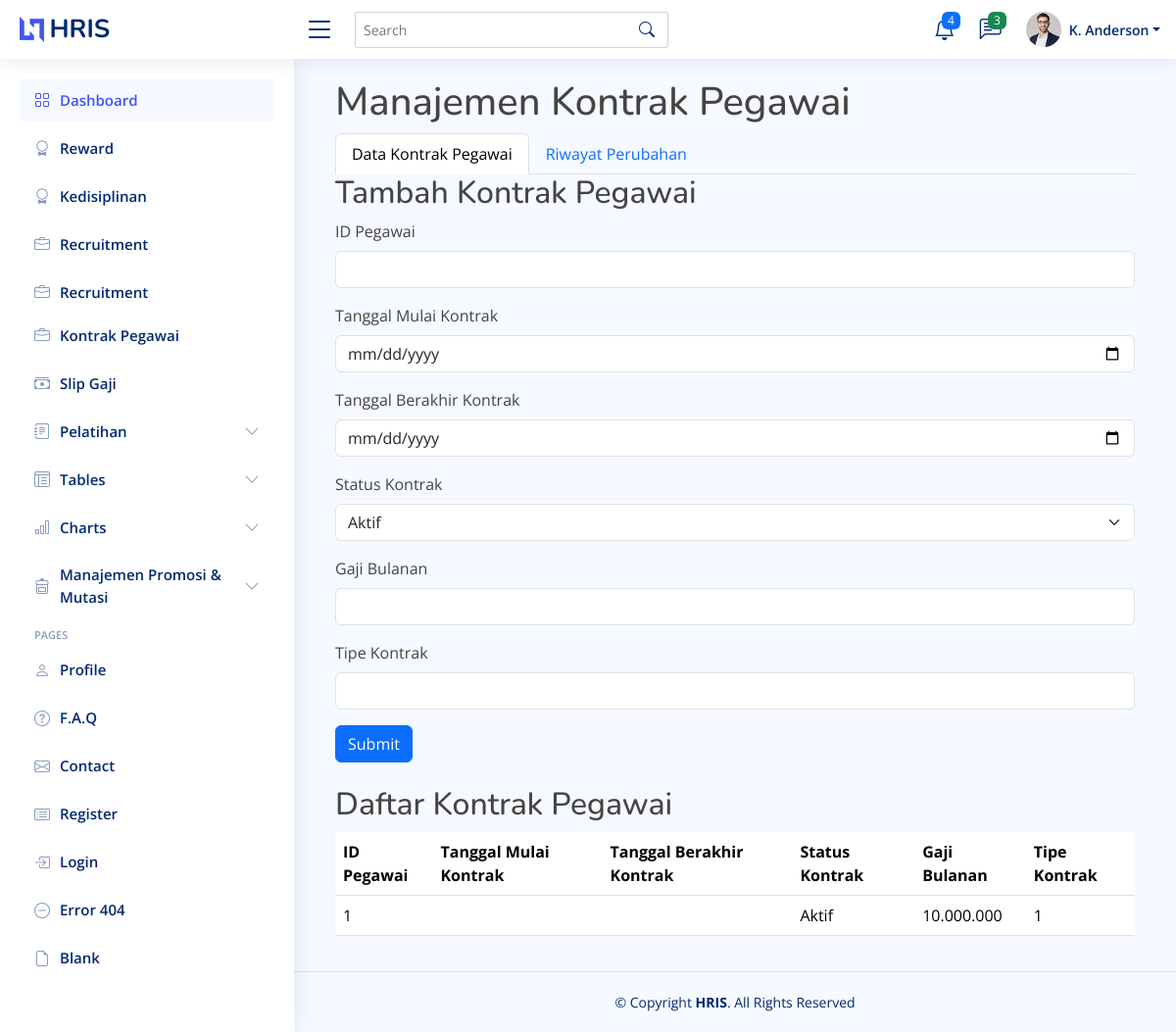
The page /kontrak_pegawai/index.php on the database its author committed.
### kontrak_pegawai/index.php (the view, shortened to what this page needs)
<?php
include '../template/header.php';
include '../template/sidebar.php';
include '../connection.php';
function getData($table) {
    global $conn;
    $result = $conn->query("SELECT * FROM `$table`");
    if ($result) {
        return $result->fetch_all(MYSQLI_ASSOC);
    } else {
        return [];
    }
}
$kontrak_pegawai = getData('kontrak pegawai');
?>
<main id="main" class="main">
    <div class="container">
        <h1>Manajemen Kontrak Pegawai</h1>
        <ul class="nav nav-tabs" id="kontrakPegawaiTab" role="tablist">
            <li class="nav-item" role="presentation">
                <a class="nav-link active" id="kontrak-tab" data-bs-toggle="tab" href="#kontrak" role="tab" aria-controls="kontrak" aria-selected="true">Data Kontrak Pegawai</a>
            </li>
            <li class="nav-item" role="presentation">
                <a class="nav-link" id="riwayat-tab" data-bs-toggle="tab" href="#riwayat" role="tab" aria-controls="riwayat" aria-selected="false">Riwayat Perubahan</a>
            </li>
        </ul>
        <div class="tab-content" id="kontrakPegawaiTabContent">
            <div class="tab-pane fade show active" id="kontrak" role="tabpanel" aria-labelledby="kontrak-tab">
                <h2>Tambah Kontrak Pegawai</h2>
                <form method="post" action="submit_kontrak.php">
                    <div class="mb-3">
                        <label for="id_pegawai" class="form-label">ID Pegawai</label>
                        <input type="number" class="form-control" id="id_pegawai" name="id_pegawai" required>
                    </div>
                    <div class="mb-3">
                        <label for="tanggal_mulai_kontrak" class="form-label">Tanggal Mulai Kontrak</label>
                        <input type="date" class="form-control" id="tanggal_mulai_kontrak" name="tanggal_mulai_kontrak" required>
                    </div>
                    <div class="mb-3">
                        <label for="tanggal_berakhir_kontrak" class="form-label">Tanggal Berakhir Kontrak</label>
                        <input type="date" class="form-control" id="tanggal_berakhir_kontrak" name="tanggal_berakhir_kontrak" required>
                    </div>
                    <div class="mb-3">
                        <label for="status_kontrak" class="form-label">Status Kontrak</label>
                        <select class="form-select" id="status_kontrak" name="status_kontrak" required>
                            <option value="Aktif">Aktif</option>
                        </select>
                    </div>
                    <div class="mb-3">
                        <label for="gaji_bulanan" class="form-label">Gaji Bulanan</label>
                        <input type="text" class="form-control" id="gaji_bulanan" name="gaji_bulanan" required>
                    </div>
                    <div class="mb-3">
                        <label for="tipe_kontrak" class="form-label">Tipe Kontrak</label>
                        <input type="text" class="form-control" id="tipe_kontrak" name="tipe_kontrak" required>
                    </div>
                    <button type="submit" class="btn btn-primary">Submit</button>
                </form>
                <h2 class="mt-4">Daftar Kontrak Pegawai</h2>
                <table class="table">
                    <thead>
                        <tr>
                            <th>ID Pegawai</th>
                            <th>Tanggal Mulai Kontrak</th>
                            <th>Tanggal Berakhir Kontrak</th>
                            <th>Status Kontrak</th>
                            <th>Gaji Bulanan</th>
                            <th>Tipe Kontrak</th>
                        </tr>
                    </thead>
                    <tbody>
                        <?php foreach ($kontrak_pegawai as $row): ?>
                            <tr>
                                <td><?= $row['id_pegawai'] ?></td>
                                <td><?= $row['tanggal_mulai'] ?></td>
                                <td><?= $row['tanggal_berakhir'] ?></td>
                                <td><?= $row['status_kontrak'] ?></td>
                                <td><?= $row['gaji_bulanan'] ?></td>
                                <td><?= $row['tipe_kontrak'] ?></td>
                            </tr>
                        <?php endforeach; ?>
                    </tbody>
                </table>
            </div>
        </div>
    </div>
</main>
<?php
include '../template/footer.php';
?>

### template/header.php (shortened to what this page needs)
<!DOCTYPE html>
<html lang="en">
<head>
    <link href="<?php echo BASE_URL; ?>/hris/assets/vendor/bootstrap/css/bootstrap.min.css" rel="stylesheet">
    <link href="<?php echo BASE_URL; ?>/hris/assets/vendor/bootstrap-icons/bootstrap-icons.css" rel="stylesheet">
    <link href="<?php echo BASE_URL; ?>/hris/assets/vendor/boxicons/css/boxicons.min.css" rel="stylesheet">
    <link href="<?php echo BASE_URL; ?>/hris/assets/vendor/quill/quill.snow.css" rel="stylesheet">
    <link href="<?php echo BASE_URL; ?>/hris/assets/vendor/quill/quill.bubble.css" rel="stylesheet">
    <link href="<?php echo BASE_URL; ?>/hris/assets/vendor/remixicon/remixicon.css" rel="stylesheet">
    <link href="<?php echo BASE_URL; ?>/hris/assets/vendor/simple-datatables/style.css" rel="stylesheet">
    <link href="<?php echo BASE_URL; ?>/hris/assets/css/style.css" rel="stylesheet">
</head>
<body>
    <header id="header" class="header fixed-top d-flex align-items-center">
        <div class="d-flex align-items-center justify-content-between">
            <a href="index.html" class="logo d-flex align-items-center">
                <img src="<?php echo BASE_URL; ?>/hris/assets/img/logo.png" alt="">
                <span class="d-none d-lg-block">HRIS</span>
            </a>
            <i class="bi bi-list toggle-sidebar-btn"></i>
        </div>
        <div class="search-bar">
            <form class="search-form d-flex align-items-center" method="POST" action="#">
                <input type="text" name="query" placeholder="Search" title="Enter search keyword">
                <button type="submit" title="Search"><i class="bi bi-search"></i></button>
            </form>
        </div>
        <nav class="header-nav ms-auto">
            <ul class="d-flex align-items-center">
                <li class="nav-item dropdown">
                    <a class="nav-link nav-icon" href="#" data-bs-toggle="dropdown">
                        <i class="bi bi-bell"></i>
                        <span class="badge bg-primary badge-number">4</span>
                    </a>
                </li>
                <li class="nav-item dropdown">
                    <a class="nav-link nav-icon" href="#" data-bs-toggle="dropdown">
                        <i class="bi bi-chat-left-text"></i>
                        <span class="badge bg-success badge-number">3</span>
                    </a>
                </li>
                <li class="nav-item dropdown pe-3">
                    <a class="nav-link nav-profile d-flex align-items-center pe-0" href="#" data-bs-toggle="dropdown">
                        <img src="<?php echo BASE_URL; ?>/hris/assets/img/profile-img.jpg" alt="Profile" class="rounded-circle">
                        <span class="d-none d-md-block dropdown-toggle ps-2">K. Anderson</span>
                    </a>
                </li>
            </ul>
        </nav>
    </header>

### template/sidebar.php (shortened to what this page needs)
<aside id="sidebar" class="sidebar">
    <ul class="sidebar-nav" id="sidebar-nav">
        <li class="nav-item">
            <a class="nav-link " href="<?php echo BASE_URL; ?>/hris/index.php">
                <i class="bi bi-grid"></i>
                <span>Dashboard</span>
            </a>
        </li>
        <li class="nav-item">
            <a class="nav-link collapsed" data-bs-target="#components-nav" data-bs-toggle="collapse" href="<?php echo BASE_URL; ?>/hris/reward/index.php">
                <i class="bi bi-award"></i><span>Reward</span></i>
            </a>
        </li>
        <li class="nav-item">
            <a class="nav-link collapsed" data-bs-target="#components-nav" data-bs-toggle="collapse" href="<?php echo BASE_URL; ?>/hris/kedisiplinan/index.php">
                <i class="bi bi-award"></i><span>Kedisiplinan</span></i>
            </a>
        </li>
        <li class="nav-item">
            <a class="nav-link collapsed" href="<?php echo BASE_URL; ?>/hris/recruitment/index.php">
                <i class="bi bi-briefcase"></i><span>Recruitment</span>
            </a>
        </li>
        <a class="nav-link collapsed" href="<?php echo BASE_URL; ?>/hris/recruitment/index.php">
            <i class="bi bi-briefcase"></i><span>Recruitment</span>
        </a>
        <li class="nav-item">
        <a class="nav-link collapsed" href="<?php echo BASE_URL; ?>/hris/kontrak_pegawai/index.php">
            <i class="bi bi-briefcase"></i><span>Kontrak Pegawai</span>
        </a>
        <li class="nav-item">
        <a class="nav-link collapsed" href="<?php echo BASE_URL; ?>/hris/slip_gaji/index.php">
            <i class="bi bi-cash-stack"></i><span>Slip Gaji</span>
        </a>
    </li>
        <li class="nav-item">
            <a class="nav-link collapsed" data-bs-target="#forms-nav" data-bs-toggle="collapse" href="#">
                <i class="bi bi-journal-text"></i><span>Pelatihan</span><i class="bi bi-chevron-down ms-auto"></i>
            </a>
        </li>
        <li class="nav-item">
            <a class="nav-link collapsed" data-bs-target="#tables-nav" data-bs-toggle="collapse" href="#">
                <i class="bi bi-layout-text-window-reverse"></i><span>Tables</span><i class="bi bi-chevron-down ms-auto"></i>
            </a>
        </li>
        <li class="nav-item">
            <a class="nav-link collapsed" data-bs-target="#charts-nav" data-bs-toggle="collapse" href="#">
                <i class="bi bi-bar-chart"></i><span>Charts</span><i class="bi bi-chevron-down ms-auto"></i>
            </a>
        </li>
        <li class="nav-item">
            <a class="nav-link collapsed" data-bs-target="#icons-nav" data-bs-toggle="collapse" href="#">
                <i class="bi bi-backpack4"></i><span>Manajemen Promosi & Mutasi</span><i class="bi bi-chevron-down ms-auto"></i>
            </a>
        </li>
        <li class="nav-heading">Pages</li>
        <li class="nav-item">
            <a class="nav-link collapsed" href="users-profile.html">
                <i class="bi bi-person"></i>
                <span>Profile</span>
            </a>
        </li>
        <li class="nav-item">
            <a class="nav-link collapsed" href="pages-faq.html">
                <i class="bi bi-question-circle"></i>
                <span>F.A.Q</span>
            </a>
        </li>
        <li class="nav-item">
            <a class="nav-link collapsed" href="pages-contact.html">
                <i class="bi bi-envelope"></i>
                <span>Contact</span>
            </a>
        </li>
        <li class="nav-item">
            <a class="nav-link collapsed" href="pages-register.html">
                <i class="bi bi-card-list"></i>
                <span>Register</span>
            </a>
        </li>
        <li class="nav-item">
            <a class="nav-link collapsed" href="pages-login.html">
                <i class="bi bi-box-arrow-in-right"></i>
                <span>Login</span>
            </a>
        </li>
        <li class="nav-item">
            <a class="nav-link collapsed" href="pages-error-404.html">
                <i class="bi bi-dash-circle"></i>
                <span>Error 404</span>
            </a>
        </li>
        <li class="nav-item">
            <a class="nav-link collapsed" href="pages-blank.html">
                <i class="bi bi-file-earmark"></i>
                <span>Blank</span>
            </a>
        </li>
    </ul>
</aside>

### template/footer.php (shortened to what this page needs)
<footer id="footer" class="footer">
    <div class="copyright">
        &copy; Copyright <strong><span>HRIS</span></strong>. All Rights Reserved
    </div>
</footer>
</body>
</html>

### assets/css/style.css (style rules this page uses)
:root { scroll-behavior: smooth; }
body { font-family: "Open Sans", sans-serif; background: #f6f9ff; color: #444444; }
a { color: #4154f1; text-decoration: none; }
h1, h2, h3, h4, h5, h6 { font-family: "Nunito", sans-serif; }
#main { margin-top: 60px; padding: 20px 30px; transition: all 0.3s; }
.logo { line-height: 1; }
@media (min-width: 1200px) { .logo { width: 280px; } }
.logo img { max-height: 26px; margin-right: 6px; }
.logo span { font-size: 26px; font-weight: 700; color: #012970; font-family: "Nunito", sans-serif; }
.header { transition: all 0.5s; z-index: 997; height: 60px; box-shadow: 0px 2px 20px rgba(1, 41, 112, 0.1); background-color: #fff; padding-left: 20px; }
.header .toggle-sidebar-btn { font-size: 32px; padding-left: 10px; cursor: pointer; color: #012970; }
.header .search-bar { min-width: 360px; padding: 0 20px; }
.header .search-form { width: 100%; }
.header .search-form input { border: 0; font-size: 14px; color: #012970; border: 1px solid rgba(1, 41, 112, 0.2); padding: 7px 38px 7px 8px; border-radius: 3px; transition: 0.3s; width: 100%; }
.header .search-form button { border: 0; padding: 0; margin-left: -30px; background: none; }
.header .search-form button i { color: #012970; }
.header-nav ul { list-style: none; }
.header-nav>ul { margin: 0; padding: 0; }
.header-nav .nav-icon { font-size: 22px; color: #012970; margin-right: 25px; position: relative; }
.header-nav .nav-profile { color: #012970; }
.header-nav .nav-profile img { max-height: 36px; }
.header-nav .nav-profile span { font-size: 14px; font-weight: 600; }
.header-nav .badge-number { position: absolute; inset: -2px -5px auto auto; font-weight: normal; font-size: 12px; padding: 3px 6px; }
.sidebar { position: fixed; top: 60px; left: 0; bottom: 0; width: 300px; z-index: 996; transition: all 0.3s; padding: 20px; overflow-y: auto; scrollbar-width: thin; scrollbar-color: #aab7cf transparent; box-shadow: 0px 0px 20px rgba(1, 41, 112, 0.1); background-color: #fff; }
@media (min-width: 1200px) { #main, #footer { margin-left: 300px; } }
.sidebar-nav { padding: 0; margin: 0; list-style: none; }
.sidebar-nav li { padding: 0; margin: 0; list-style: none; }
.sidebar-nav .nav-item { margin-bottom: 5px; }
.sidebar-nav .nav-heading { font-size: 11px; text-transform: uppercase; color: #899bbd; font-weight: 600; margin: 10px 0 5px 15px; }
.sidebar-nav .nav-link { display: flex; align-items: center; font-size: 15px; font-weight: 600; color: #4154f1; transition: 0.3; background: #f6f9ff; padding: 10px 15px; border-radius: 4px; }
.sidebar-nav .nav-link i { font-size: 16px; margin-right: 10px; color: #4154f1; }
.sidebar-nav .nav-link.collapsed { color: #012970; background: #fff; }
.sidebar-nav .nav-link.collapsed i { color: #899bbd; }
.sidebar-nav .nav-link .bi-chevron-down { margin-right: 0; transition: transform 0.2s ease-in-out; }
.footer { padding: 20px 0; font-size: 14px; transition: all 0.3s; border-top: 1px solid #cddfff; }
.footer .copyright { text-align: center; color: #012970; }

### kontrak_pegawai/index.php (style rules this page uses)
.tab-pane { transition: all 0.5s ease; }

### rows shown on the page
kontrak pegawai: id_pegawai "1", status_kontrak "Aktif", gaji_bulanan "10.000.000", tipe_kontrak "1"
